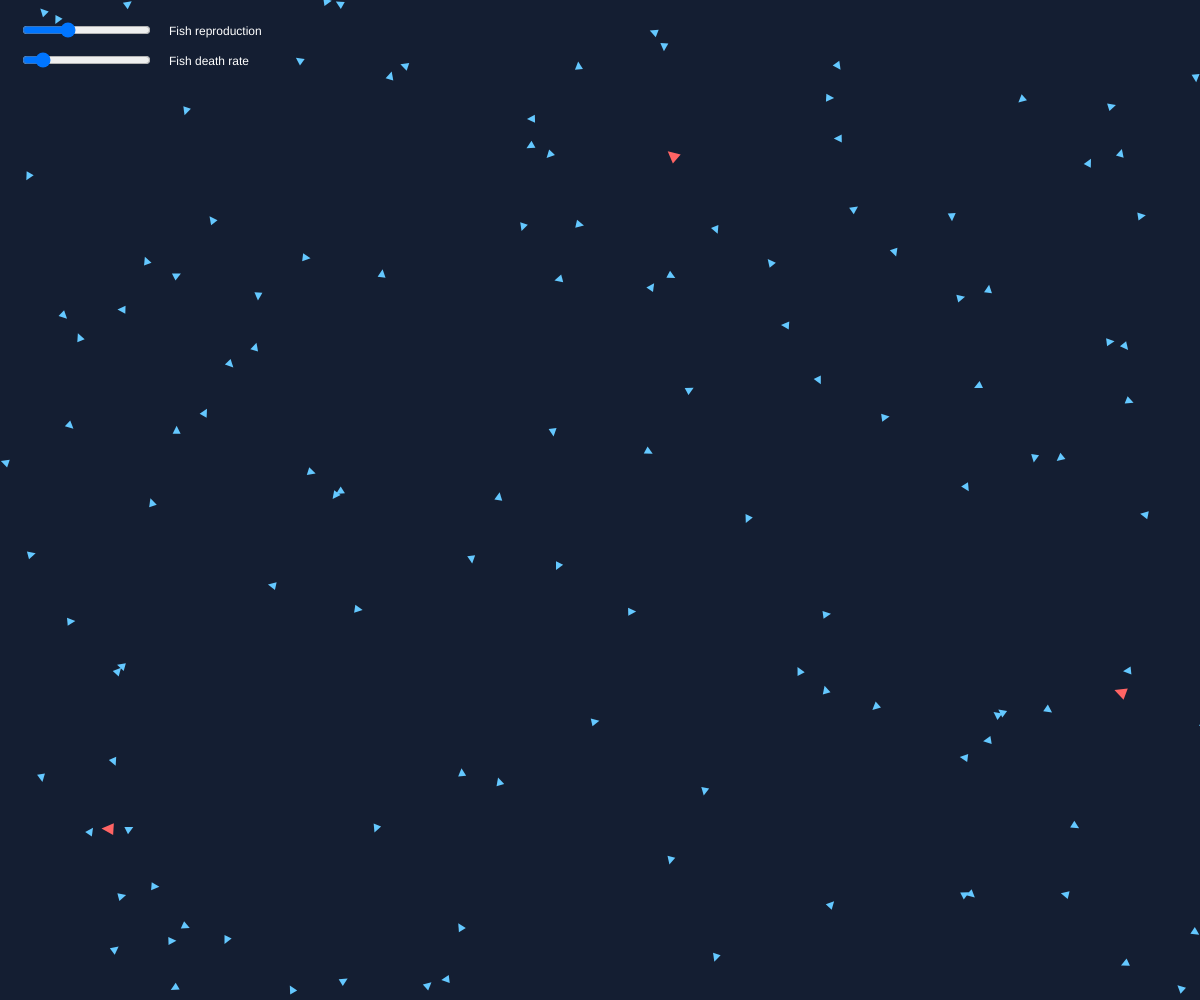
Frame 1 (no input)
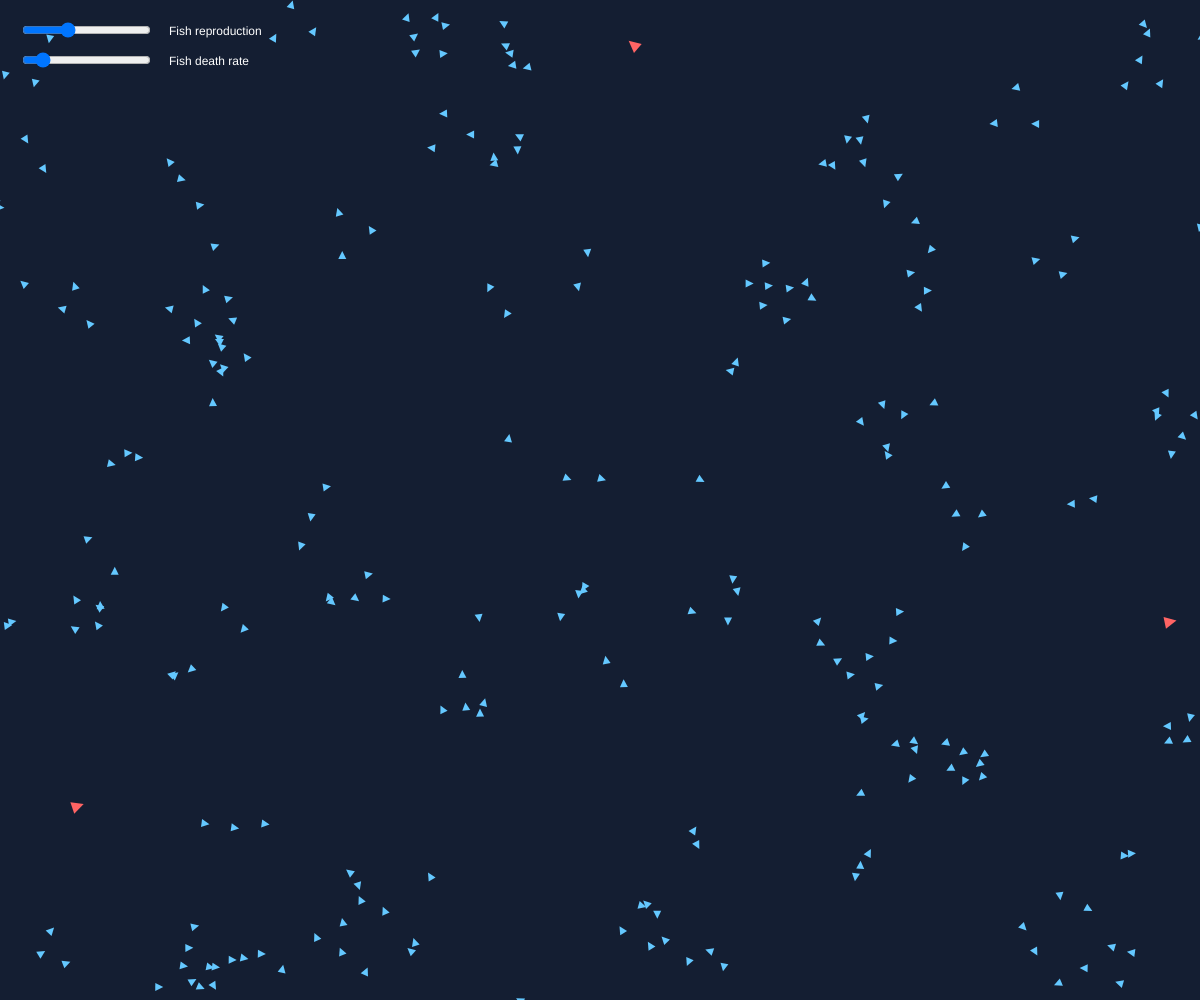
Frame 60 (no input)
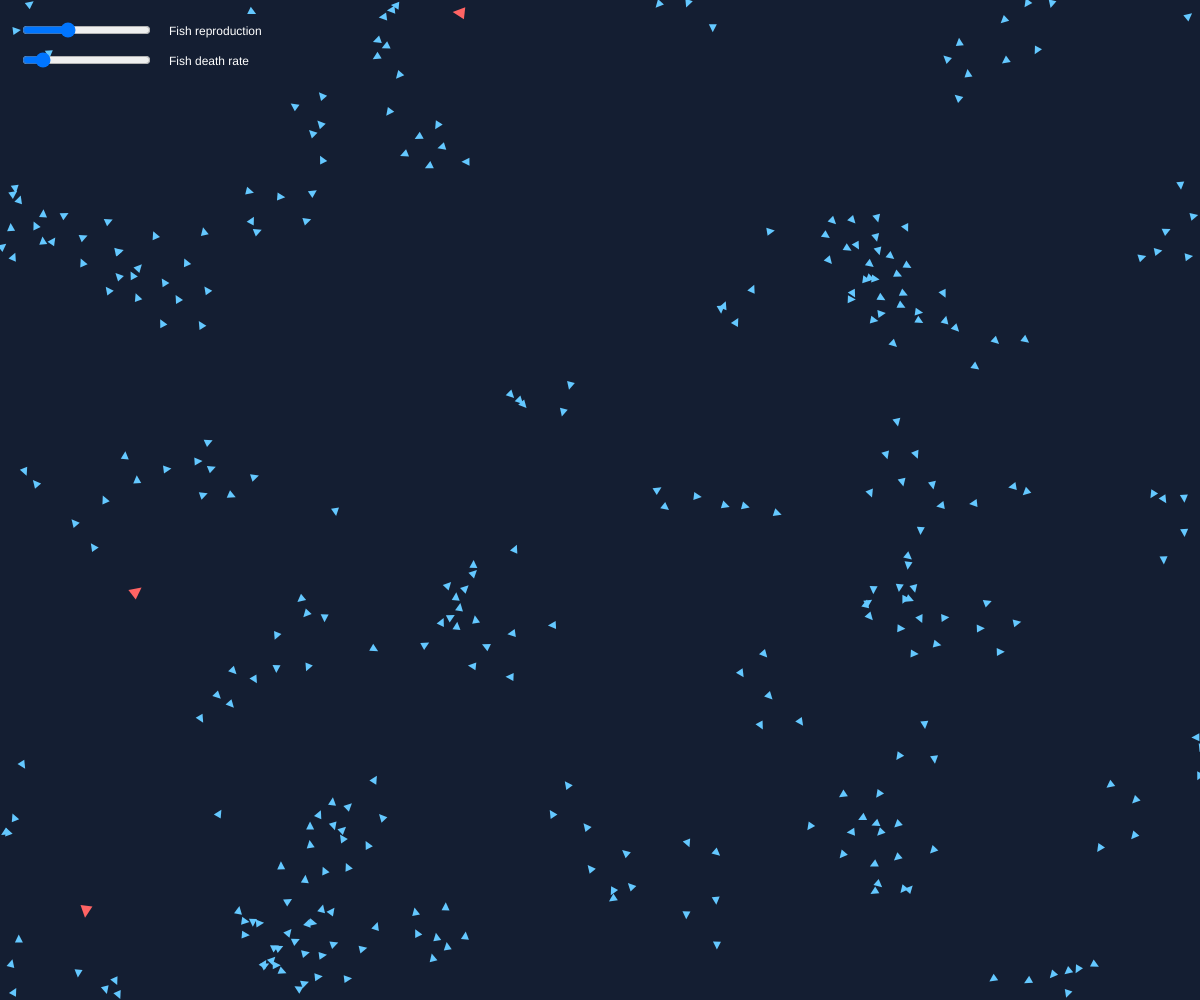
Frame 120 (the mouse pressed at the canvas centre since frame 60)

The p5.js sketch that drew these frames (run headless with seeded random() and noise() and a simulated clock; from frame 60 on, the mouse is pressed at the canvas centre):

// p5.js sketch
// ── sketch.js
// Sharks and Fish Boids Simulator in p5.js
// Stable version with:
// - Fish lifespans
// - Reproduction + death sliders
// - Safe separation math (no divide-by-zero)
// - Offset newborn spawning
// - Probabilistic reproduction

let fish = [];
let sharks = [];

let reproSlider, deathSlider;

const INITIAL_FISH = 120;
const INITIAL_SHARKS = 3;

function setup() {
  createCanvas(window.innerWidth, window.innerHeight);

  // UI sliders
  reproSlider = createSlider(0.5, 2.0, 1.0, 0.01);
  reproSlider.position(20, 20);

  deathSlider = createSlider(0.05, 0.5, 0.1, 0.01);
  deathSlider.position(20, 50);

  for (let i = 0; i < INITIAL_FISH; i++) {
    fish.push(new Fish());
  }

  for (let i = 0; i < INITIAL_SHARKS; i++) {
    sharks.push(new Shark());
  }
}

function draw() {
  background(20, 30, 50);

  fill(255);
  textSize(12);
  text("Fish reproduction", reproSlider.x * 2 + reproSlider.width, 35);
  text("Fish death rate", deathSlider.x * 2 + deathSlider.width, 65);

  for (let s of sharks) {
    s.update();
    s.show();
  }

  for (let f of fish) {
    f.flock(fish);
    f.avoid(sharks);
    f.update();
    f.show();
  }

  fish = fish.filter(f => f.energy > 0);
  sharks = sharks.filter(s => s.energy > 0);
}

class Fish {
  constructor(x, y) {
    this.pos = createVector(x || random(width), y || random(height));
    this.vel = p5.Vector.random2D();
    this.acc = createVector();
    this.maxSpeed = 2.5;
    this.maxForce = 0.05;

    this.energy = random(50, 100);
    this.age = 0;
    this.lifespan = random(2000, 4000);
  }

  edges() {
    if (this.pos.x > width) this.pos.x = 0;
    if (this.pos.x < 0) this.pos.x = width;
    if (this.pos.y > height) this.pos.y = 0;
    if (this.pos.y < 0) this.pos.y = height;
  }

  flock(fish) {
    let align = this.align(fish);
    let coh = this.cohesion(fish);
    let sep = this.separation(fish);

    align.mult(1.0);
    coh.mult(0.8);
    sep.mult(1.5);

    this.acc.add(align);
    this.acc.add(coh);
    this.acc.add(sep);
  }

  avoid(sharks) {
    for (let s of sharks) {
      let d = dist(this.pos.x, this.pos.y, s.pos.x, s.pos.y);
      if (d < 120) {
        let flee = p5.Vector.sub(this.pos, s.pos);
        flee.setMag(this.maxSpeed);
        flee.sub(this.vel);
        flee.limit(this.maxForce * 3);
        this.acc.add(flee);
      }
    }
  }

  align(fish) {
    let perception = 50;
    let steering = createVector();
    let total = 0;

    for (let other of fish) {
      let d = dist(this.pos.x, this.pos.y, other.pos.x, other.pos.y);
      if (other != this && d < perception) {
        steering.add(other.vel);
        total++;
      }
    }

    if (total > 0) {
      steering.div(total);
      steering.setMag(this.maxSpeed);
      steering.sub(this.vel);
      steering.limit(this.maxForce);
    }

    return steering;
  }

  cohesion(fish) {
    let perception = 50;
    let steering = createVector();
    let total = 0;

    for (let other of fish) {
      let d = dist(this.pos.x, this.pos.y, other.pos.x, other.pos.y);
      if (other != this && d < perception) {
        steering.add(other.pos);
        total++;
      }
    }

    if (total > 0) {
      steering.div(total);
      steering.sub(this.pos);
      steering.setMag(this.maxSpeed);
      steering.sub(this.vel);
      steering.limit(this.maxForce);
    }

    return steering;
  }

  separation(fish) {
    let perception = 30;
    let steering = createVector();
    let total = 0;

    for (let other of fish) {
      let d = dist(this.pos.x, this.pos.y, other.pos.x, other.pos.y);

      if (other != this && d < perception && d > 0.0001) {
        let diff = p5.Vector.sub(this.pos, other.pos);

        // Safe division (prevents singularity)
        diff.div(max(d * d, 0.01));

        steering.add(diff);
        total++;
      }
    }

    if (total > 0) {
      steering.div(total);
      steering.setMag(this.maxSpeed);
      steering.sub(this.vel);
      steering.limit(this.maxForce);
    }

    return steering;
  }

  reproduce() {
    let factor = reproSlider.value();
    let threshold = 50 * (1 / factor);

    if (this.energy > threshold && random() < 0.02) {
      this.energy -= 50;

      // Spawn baby slightly offset
      let offset = p5.Vector.random2D().mult(5);

      fish.push(
        new Fish(
          this.pos.x + offset.x,
          this.pos.y + offset.y
        )
      );
    }
  }

  update() {
    this.vel.add(this.acc);
    this.vel.limit(this.maxSpeed);
    this.pos.add(this.vel);
    this.acc.mult(0);

    this.energy -= deathSlider.value();
    this.age += 1;

    this.reproduce();

    if (this.age > this.lifespan) {
      this.energy = 0;
    }

    this.edges();
  }

  show() {
    push();
    translate(this.pos.x, this.pos.y);
    rotate(this.vel.heading());
    fill(100, 200, 255);
    noStroke();
    triangle(0, 0, -8, 4, -8, -4);
    pop();
  }
}

class Shark {
  constructor(x, y) {
    this.pos = createVector(x || random(width), y || random(height));
    this.vel = p5.Vector.random2D();
    this.acc = createVector();
    this.maxSpeed = 3.5;
    this.maxForce = 0.08;

    this.energy = 200;
  }

  hunt() {
    let closest = null;
    let record = Infinity;

    for (let f of fish) {
      let d = dist(this.pos.x, this.pos.y, f.pos.x, f.pos.y);
      if (d < record) {
        record = d;
        closest = f;
      }
    }

    if (closest) {
      let desired = p5.Vector.sub(closest.pos, this.pos);
      desired.setMag(this.maxSpeed);
      let steer = p5.Vector.sub(desired, this.vel);
      steer.limit(this.maxForce);
      this.acc.add(steer);

      if (record < 10) {
        fish.splice(fish.indexOf(closest), 1);
        this.energy += 80;
      }
    }
  }

  reproduce() {
    if (this.energy > 300 && random() < 0.01) {
      this.energy *= 0.6;

      let offset = p5.Vector.random2D().mult(10);

      sharks.push(
        new Shark(
          this.pos.x + offset.x,
          this.pos.y + offset.y
        )
      );
    }
  }

  edges() {
    if (this.pos.x > width) this.pos.x = 0;
    if (this.pos.x < 0) this.pos.x = width;
    if (this.pos.y > height) this.pos.y = 0;
    if (this.pos.y < 0) this.pos.y = height;
  }

  update() {
    this.hunt();

    this.vel.add(this.acc);
    this.vel.limit(this.maxSpeed);
    this.pos.add(this.vel);
    this.acc.mult(0);

    this.energy -= 0.3;

    this.reproduce();
    this.edges();
  }

  show() {
    push();
    translate(this.pos.x, this.pos.y);
    rotate(this.vel.heading());
    fill(255, 100, 100);
    noStroke();
    triangle(0, 0, -12, 6, -12, -6);
    pop();
  }
}

function windowResized() {
  resizeCanvas(window.innerWidth, window.innerHeight);
}

// ── sketch2.js
let boids = [];
let N = 0;
let center;

function setup() {
  createCanvas(windowWidth, windowHeight);

  N = width * height / 5000;

  for (let i = 0; i < N; i++) {
    boids.push(new Boid(random(width), random(height)));
  }

  center = createVector(width / 2, height / 2);

  background(30);
}

function draw() {
  fill(160, 210, 255);
  noStroke();
  rect(0, 0, width, height);

  for (let b of boids) {
    b.flock(boids);
    b.update();
    b.show();
  }
}

class Boid {
  constructor(x, y) {
    this.pos = createVector(x, y);
    this.vel = p5.Vector.random2D().mult(random(2, 4));
    this.acc = createVector(0, 0);
    this.maxForce = 0.08;
    this.maxSpeed = 3;
  }

  flock(boids) {

    let alignment = createVector(0, 0);
    let cohesion = createVector(0, 0);
    let separation = createVector(0, 0);

    let total = 0;

    // --- find nearest neighbours ---
    let neighbours = [];

    for (let other of boids) {
      if (other != this) {
        let d = dist(this.pos.x, this.pos.y, other.pos.x, other.pos.y);
        neighbours.push({boid: other, dist: d});
      }
    }

    neighbours.sort((a, b) => a.dist - b.dist);

    let count = min(6, neighbours.length);

    for (let i = 0; i < count; i++) {

      let other = neighbours[i].boid;
      let d = neighbours[i].dist;

      alignment.add(other.vel);
      cohesion.add(other.pos);

      let diff = p5.Vector.sub(this.pos, other.pos);
      diff.div(d * d);
      separation.add(diff);

      total++;
    }

    if (total > 0) {

      alignment.div(total);
      alignment.setMag(this.maxSpeed);
      alignment.sub(this.vel);
      alignment.limit(this.maxForce);

      cohesion.div(total);
      cohesion.sub(this.pos);
      cohesion.setMag(this.maxSpeed);
      cohesion.sub(this.vel);
      cohesion.limit(this.maxForce);

      separation.div(total);
      separation.setMag(this.maxSpeed);
      separation.sub(this.vel);
      separation.limit(this.maxForce);
    }

    this.acc.add(alignment.mult(1.0));
    this.acc.add(cohesion.mult(0.8));
    this.acc.add(separation.mult(1.5));

    // --- centre of gravity attraction ---
    let gravity = p5.Vector.sub(center, this.pos);
    gravity.setMag(this.maxSpeed);
    gravity.sub(this.vel);
    gravity.limit(this.maxForce);

    this.acc.add(gravity.mult(0.3));
  }

  update() {

    this.vel.add(this.acc);
    this.vel.limit(this.maxSpeed);
    this.pos.add(this.vel);
    this.acc.mult(0);

    if (this.pos.x > width) this.pos.x = 0;
    if (this.pos.x < 0) this.pos.x = width;

    if (this.pos.y > height) {
      this.pos.y = height;
      this.vel.y *= -1;
    }

    if (this.pos.y < 0) {
      this.pos.y = 0;
      this.vel.y *= -1;
    }
  }

  show() {

    push();
    translate(this.pos.x, this.pos.y);
    rotate(this.vel.heading());

    fill(70, 30, 20);
    noStroke();

    beginShape();
    vertex(0, -5);
    vertex(12, 0);
    vertex(0, 5);
    endShape(CLOSE);

    pop();
  }
}
